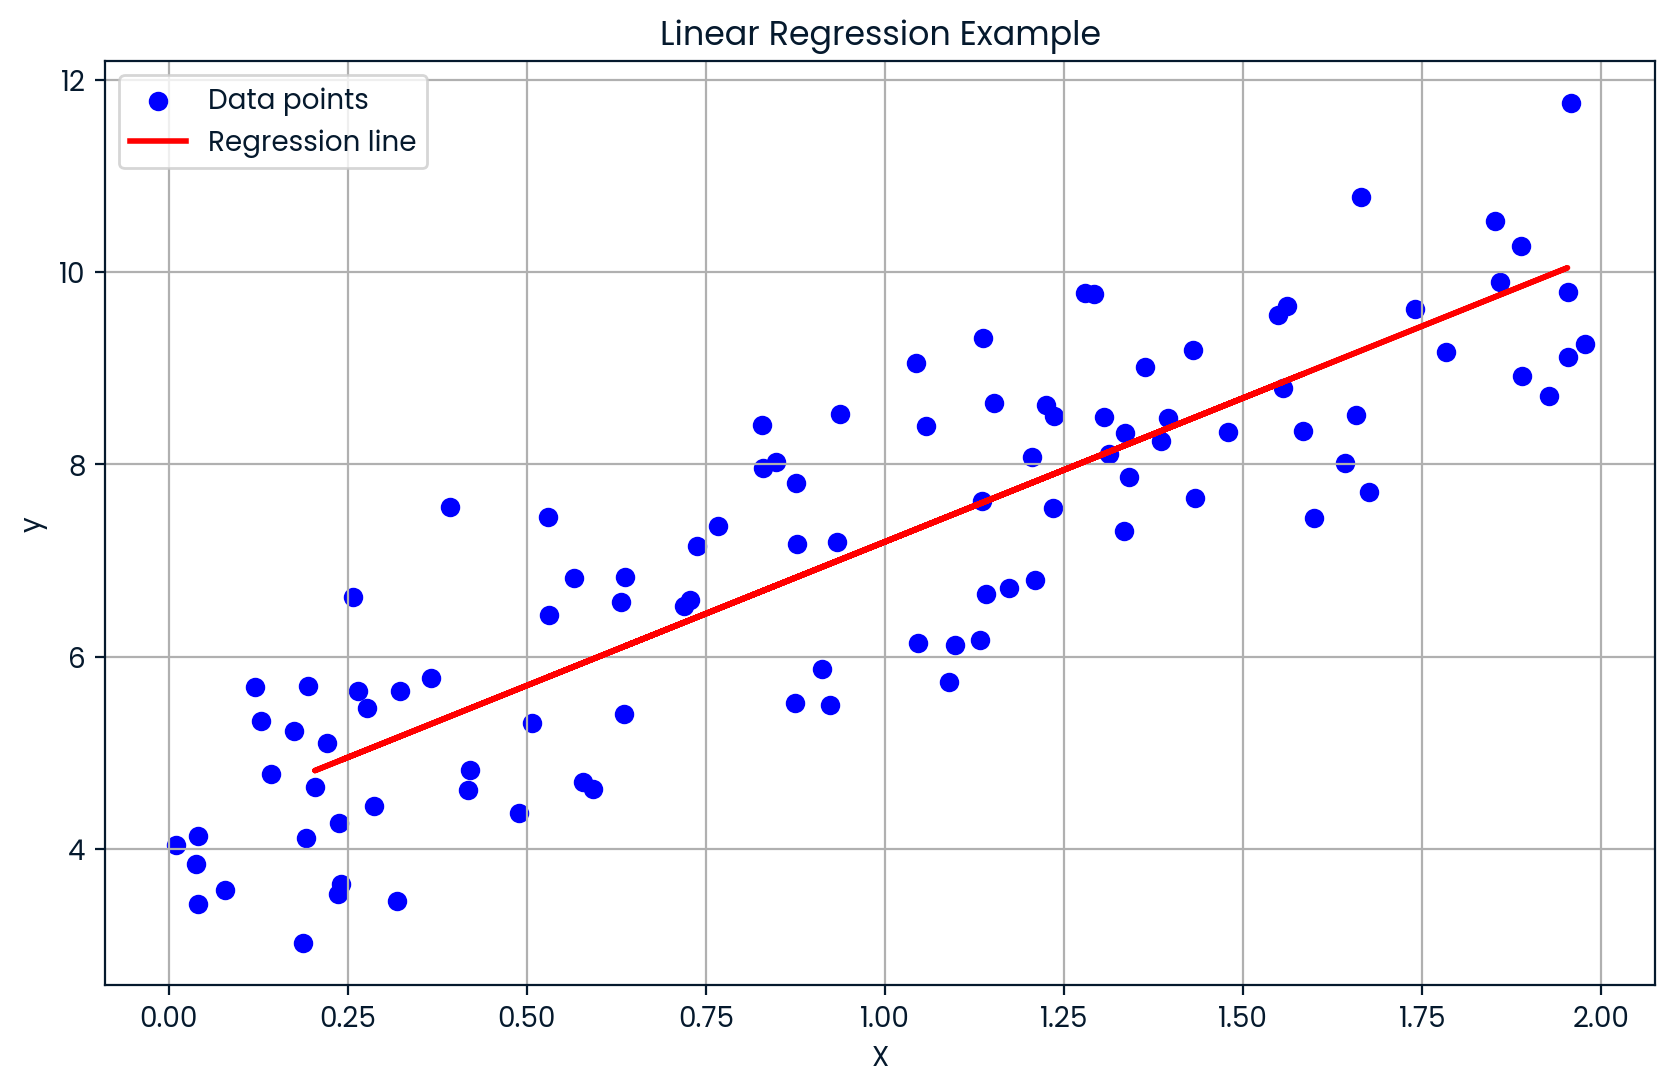

The script that drew this image:
import numpy as np
import matplotlib.pyplot as plt
from sklearn.linear_model import LinearRegression
from sklearn.model_selection import train_test_split
 
# Generate some sample data
np.random.seed(0)
X = 2 * np.random.rand(100, 1)
y = 4 + 3 * X + np.random.randn(100, 1)
 
# Split the data into training and testing sets
X_train, X_test, y_train, y_test = train_test_split(X, y, test_size=0.2, random_state=42)
 
# Create a linear regression model
model = LinearRegression()
 
# Train the model
model.fit(X_train, y_train)
 
# Make predictions
y_pred = model.predict(X_test)
 
# Plot the results
plt.figure(figsize=(10, 6))
plt.scatter(X, y, color='blue', label='Data points')
plt.plot(X_test, y_pred, color='red', linewidth=2, label='Regression line')
plt.title('Linear Regression Example')
plt.xlabel('X')
plt.ylabel('y')
plt.legend()
plt.grid(True)
plt.show()
